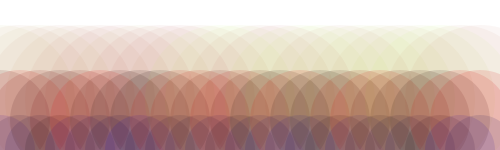
Frame 1 (no input)
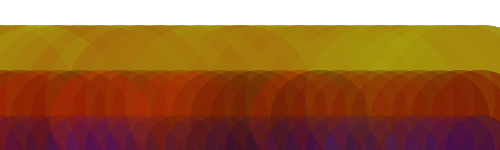
Frame 60 (the mouse pressed at the canvas centre just before this capture)
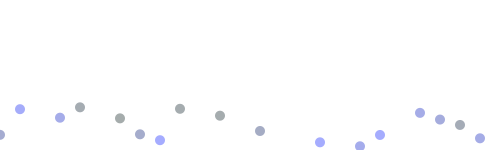
Frame 120 (the mouse held since frame 60 and released just before this capture)

The Processing sketch that drew these frames (run headless with seeded random() and noise(); from frame 60 on, the mouse is pressed at the canvas centre):

// Processing sketch: processing_173940
// ── processing_173940.pde


int y=0;
void setup() {
  size(500, 150);
  background(255);
  smooth();
}

void draw() {
  translate(0, 100);
  ellipseMode(CENTER);
  if (mousePressed) {
    pushMatrix();
    fill(255);
    rect(0, -100, 500, 150);
 
     
     

  
  for(int u=0; u<width; u+=20) {

    fill(0, 20, random(255),90);
    ellipse(u,random(mouseY),10,10);
    
  }
popMatrix();
} else {

  for (int i=0; i<width; i+=20) {
    pushMatrix();
    fill(150, random(255), 0, 10);
    noStroke();
    ellipse(i, 0, 150, 150);
    popMatrix();

    pushMatrix();
    fill(random(255), 0, 0, 30);
    noStroke();
    ellipse(i, 20, 100, 100);
    popMatrix();


    pushMatrix();

    fill(0, 0, random(255), 30);
    noStroke();
    ellipse(i, 50, 70, 70);
    popMatrix();
  }
}
}
